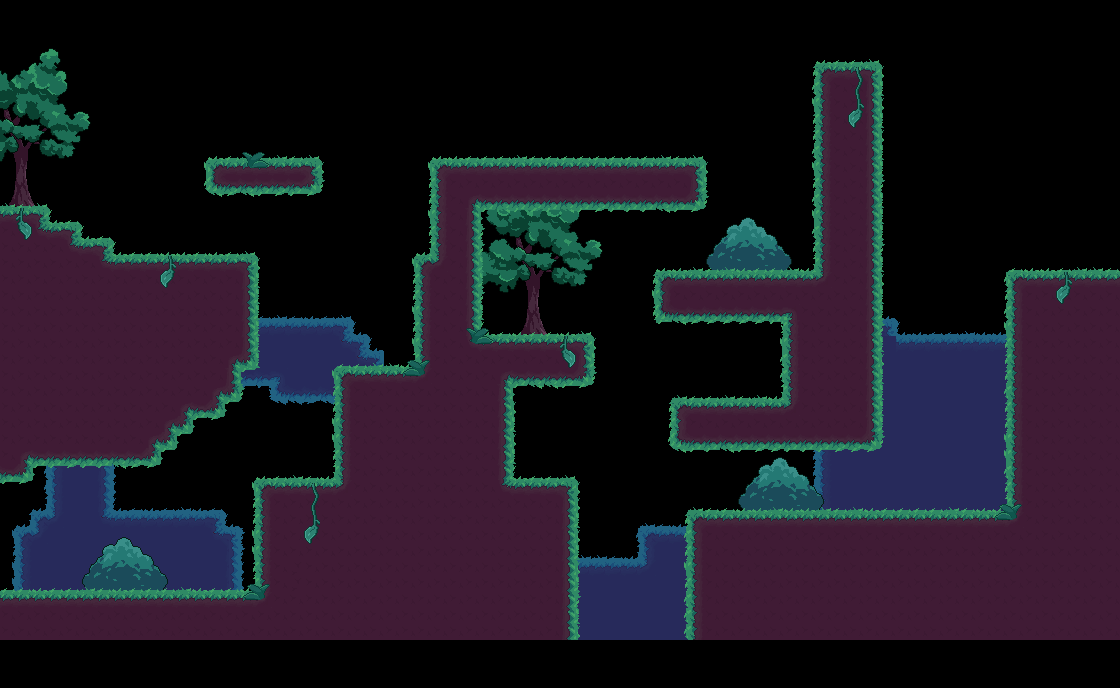

Tiled map render using the project's own tile images. Description and the map definition, with tile-layer contents summarised, below:
An orthogonal 70x43 tile map with 16x16 px tiles, 5 tile layers (decor_bg_loin, decor_bg, ground, decor, ...), 4 tilesets and 29 objects (9x Plant, 4x Caster, 3x Tornado, 2x Checkpoint, Spawn, ...).

<map version="1.5" tiledversion="1.7.2" orientation="orthogonal" renderorder="right-down" width="70" height="43" tilewidth="16" tileheight="16" infinite="0" nextlayerid="16" nextobjectid="128">
 <editorsettings>
  <export target="level_03.json" format="json" />
 </editorsettings>
 <tileset firstgid="1" name="tileset" tilewidth="16" tileheight="16" tilecount="600" columns="30">
  <image source="../assets/tileset.png" trans="ff00ff" width="480" height="320" />
 </tileset>
 <tileset firstgid="601" name="bg_test" tilewidth="480" tileheight="320" tilecount="1" columns="0">
  <grid orientation="orthogonal" width="1" height="1" />
  <tile id="0">
   <image width="480" height="320" source="../assets/bg_test.png" />
  </tile>
 </tileset>
 <tileset firstgid="602" name="bg_test_2" tilewidth="480" tileheight="320" tilecount="1" columns="0">
  <grid orientation="orthogonal" width="1" height="1" />
  <tile id="0">
   <image width="480" height="320" source="../assets/bg_test_2.png" />
  </tile>
 </tileset>
 <tileset firstgid="603" name="bg_test_3" tilewidth="480" tileheight="320" tilecount="1" columns="0">
  <grid orientation="orthogonal" width="1" height="1" />
  <tile id="0">
   <image width="480" height="320" source="../assets/bg_test_3.png" />
  </tile>
 </tileset>
 <objectgroup id="14" name="bg" visible="0">
  <object id="68" gid="601" x="-3.66667" y="675.333" width="530.667" height="357.333" />
  <object id="69" gid="602" x="5" y="651" width="480" height="320" />
  <object id="70" gid="603" x="2" y="704" width="480" height="320" />
 </objectgroup>
 <layer id="13" name="decor_bg_loin" width="70" height="43">
  <data>[3010 cells, 450 non-empty, 26 distinct tile ids]</data>
 </layer>
 <layer id="10" name="decor_bg" width="70" height="43">
  <data>[3010 cells, 193 non-empty, 97 distinct tile ids]</data>
 </layer>
 <layer id="1" name="ground" width="70" height="43">
  <data>[3010 cells, 1136 non-empty, 13 distinct tile ids]</data>
 </layer>
 <layer id="2" name="decor" width="70" height="43">
  <data>[3010 cells, 333 non-empty, 20 distinct tile ids]</data>
 </layer>
 <layer id="12" name="decor_fg" width="70" height="43">
  <data>[3010 cells, 20 non-empty, 4 distinct tile ids]</data>
 </layer>
 <objectgroup id="3" name="player_points">
  <object id="15" name="Spawn" x="47.3633" y="579.334">
   <point />
  </object>
  <object id="96" name="End" x="1098" y="269.333">
   <properties>
    <property name="NextScene" value="Level04" />
   </properties>
   <point />
  </object>
 </objectgroup>
 <objectgroup id="15" name="birds_points">
  <object id="121" x="830.083" y="47.3333">
   <properties>
    <property name="name" value="bird_purple" />
    <property name="xfaceLeft" type="bool" value="false" />
   </properties>
   <point />
  </object>
  <object id="122" x="852.75" y="47.6667">
   <properties>
    <property name="name" value="bird_orange" />
    <property name="xfaceLeft" type="bool" value="true" />
   </properties>
   <point />
  </object>
  <object id="123" x="867.417" y="48">
   <properties>
    <property name="name" value="bird_purple" />
    <property name="xfaceLeft" type="bool" value="true" />
   </properties>
   <point />
  </object>
  <object id="124" x="991.697" y="495.879">
   <properties>
    <property name="name" value="bird_orange" />
    <property name="xfaceLeft" type="bool" value="false" />
   </properties>
   <point />
  </object>
  <object id="125" x="216.682" y="575.386">
   <properties>
    <property name="name" value="bird_purple" />
    <property name="xfaceLeft" type="bool" value="false" />
   </properties>
   <point />
  </object>
 </objectgroup>
 <objectgroup id="9" name="dialogs_points">
  <properties>
   <property name="Number" type="int" value="0" />
  </properties>
  <object id="97" name="Dialog" x="131.5" y="574.5">
   <properties>
    <property name="Number" type="int" value="2" />
    <property name="Personnage" value="Rain" />
   </properties>
   <point />
  </object>
 </objectgroup>
 <objectgroup id="5" name="checkpoints">
  <object id="108" name="Checkpoint" x="676.667" y="152.667">
   <point />
  </object>
  <object id="120" name="Checkpoint" x="80.6667" y="578.667">
   <point />
  </object>
 </objectgroup>
 <objectgroup id="4" name="ennemies_points">
  <object id="102" name="Spawn" type="Caster" x="657" y="152.667">
   <properties>
    <property name="faceLeft" type="bool" value="true" />
    <property name="tornadoCooldown" type="int" value="200" />
    <property name="tornadoLifeSpan" type="int" value="3000" />
   </properties>
   <point />
  </object>
  <object id="107" name="Spawn" type="Tornado" x="272.667" y="148">
   <properties>
    <property name="maxX" type="int" value="300" />
    <property name="minX" type="int" value="220" />
   </properties>
   <point />
  </object>
  <object id="109" name="Spawn" type="Caster" x="498" y="328">
   <properties>
    <property name="faceLeft" type="bool" value="false" />
    <property name="tornadoCooldown" type="int" value="250" />
    <property name="tornadoLifeSpan" type="int" value="1100" />
   </properties>
   <point />
  </object>
  <object id="110" name="Spawn" type="Caster" x="763" y="394">
   <properties>
    <property name="faceLeft" type="bool" value="true" />
    <property name="tornadoCooldown" type="int" value="250" />
    <property name="tornadoLifeSpan" type="int" value="1100" />
   </properties>
   <point />
  </object>
  <object id="111" name="Spawn" type="Caster" x="531" y="475">
   <properties>
    <property name="faceLeft" type="bool" value="false" />
    <property name="tornadoCooldown" type="int" value="250" />
    <property name="tornadoLifeSpan" type="int" value="700" />
   </properties>
   <point />
  </object>
  <object id="118" name="Spawn" type="Tornado" x="778.667" y="505.333">
   <properties>
    <property name="maxX" type="int" value="980" />
    <property name="minX" type="int" value="705" />
   </properties>
   <point />
  </object>
  <object id="119" name="Spawn" type="Tornado" x="941.333" y="504">
   <properties>
    <property name="maxX" type="int" value="980" />
    <property name="minX" type="int" value="705" />
   </properties>
   <point />
  </object>
 </objectgroup>
 <objectgroup id="6" name="moving_platforms" />
 <objectgroup id="7" name="plants_points">
  <object id="91" name="Plant" x="224.667" y="576">
   <properties>
    <property name="size" type="int" value="3" />
   </properties>
   <point />
  </object>
  <object id="92" name="Plant" x="288" y="465">
   <properties>
    <property name="size" type="int" value="10" />
   </properties>
   <point />
  </object>
  <object id="93" name="Plant" x="320.167" y="464.5">
   <properties>
    <property name="size" type="int" value="3" />
   </properties>
   <point />
  </object>
  <object id="103" name="Plant" x="167.583" y="240">
   <properties>
    <property name="size" type="int" value="3" />
   </properties>
   <point />
  </object>
  <object id="104" name="Plant" x="384.667" y="352.667">
   <properties>
    <property name="size" type="int" value="16" />
   </properties>
   <point />
  </object>
  <object id="112" name="Plant" x="890.5" y="494.5">
   <properties>
    <property name="size" type="int" value="10" />
   </properties>
   <point />
  </object>
  <object id="113" name="Plant" x="912" y="494.5">
   <properties>
    <property name="size" type="int" value="3" />
   </properties>
   <point />
  </object>
  <object id="114" name="Plant" x="974.25" y="495.75">
   <properties>
    <property name="size" type="int" value="6" />
   </properties>
   <point />
  </object>
  <object id="115" name="Plant" x="996.75" y="495.5">
   <properties>
    <property name="size" type="int" value="14" />
   </properties>
   <point />
  </object>
 </objectgroup>
 <objectgroup id="8" name="fire_points" />
</map>
